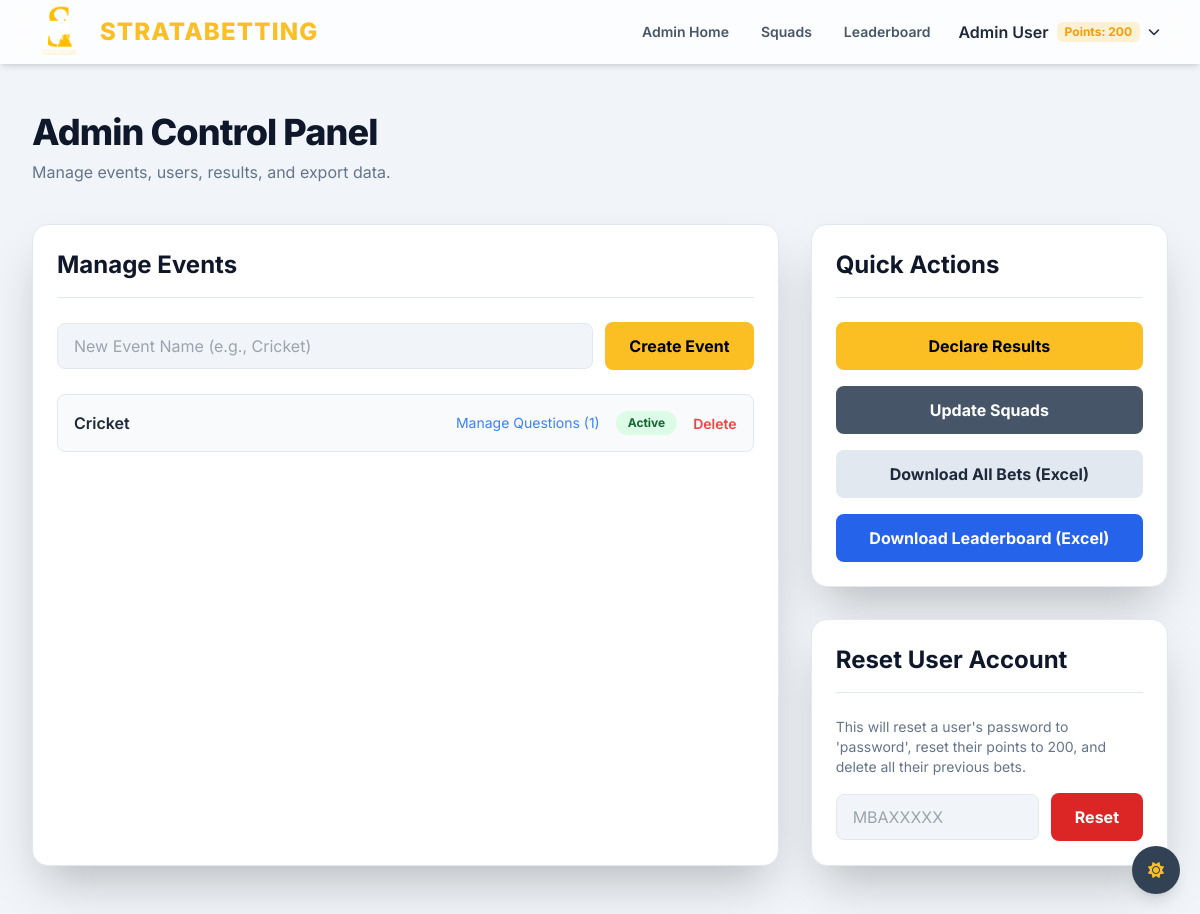
Page /admin (signed in) on the earlier database version.
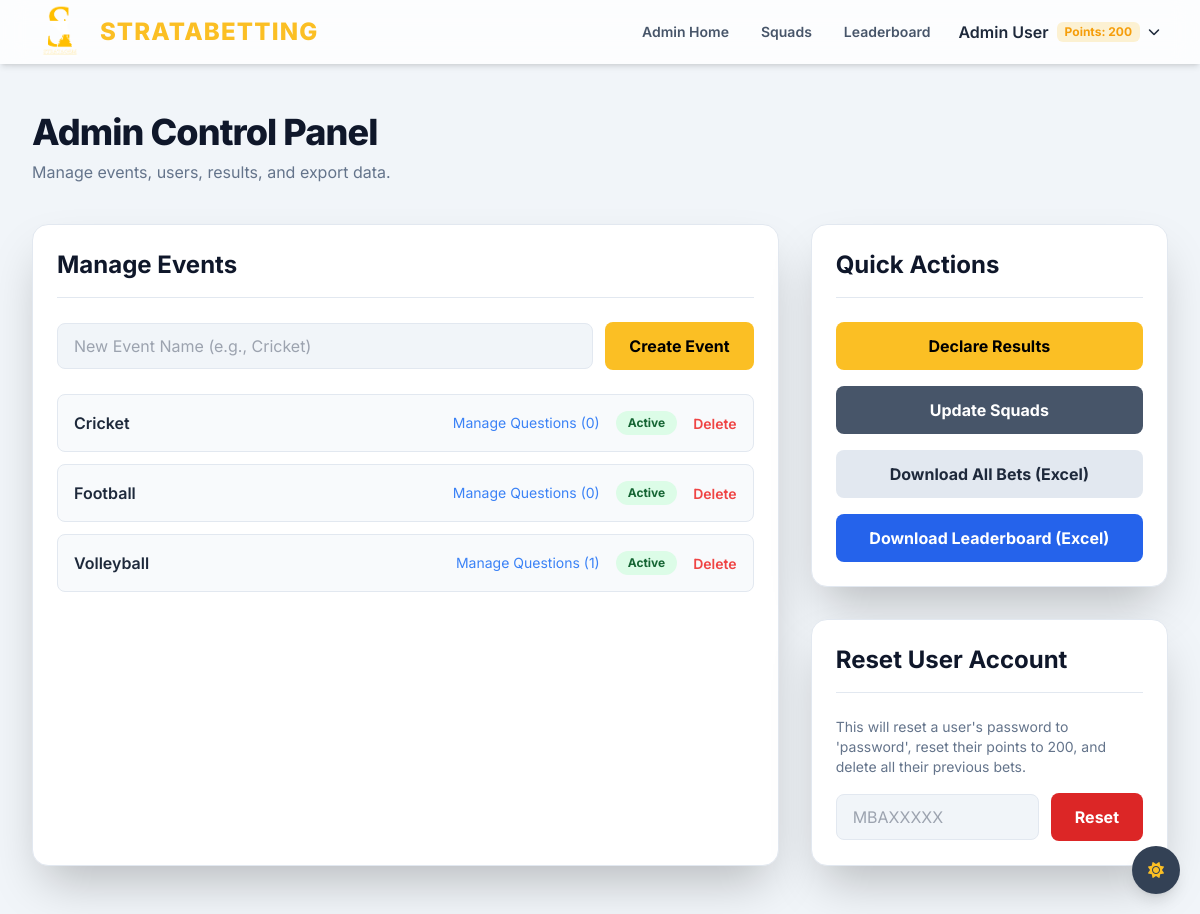
Same page on the later database version.
### app.py (models this page shows, shortened)
class Event(db.Model):
    id = db.Column(db.Integer, primary_key=True)
    name = db.Column(db.String(100), nullable=False, unique=True)
    is_active = db.Column(db.Boolean, nullable=False, default=True)
    questions = db.relationship('Question', backref='event', lazy=True, cascade="all, delete-orphan")

### app.py (the view)
    def decorated_function(*args, **kwargs):
        user = get_current_user()
        if not user or not user.is_admin:
            flash("You do not have permission to access this page.", "danger")
            return redirect(url_for('login'))
        return f(*args, **kwargs)

### app.py (called while the page is built)
def get_current_user():
    if 'roll_number' in session:
        return User.query.get(session['roll_number'])
    return None

def admin_required(f):
    def decorated_function(*args, **kwargs):
        user = get_current_user()
        if not user or not user.is_admin:
            flash("You do not have permission to access this page.", "danger")
            return redirect(url_for('login'))
        return f(*args, **kwargs)
    decorated_function.__name__ = f.__name__
    return decorated_function

@app.route('/admin')
@admin_required
def admin_dashboard():
    user = get_current_user()
    all_events = Event.query.order_by(Event.name).all()
    return render_template('admin/dashboard.html', user=user, events=all_events)

### templates/admin/dashboard.html (shortened to what the changed rows need)
{% extends "base.html" %}
{% block content %}
<div class="mb-10">
    <h1 class="text-4xl font-extrabold text-slate-900 dark:text-white tracking-tight">Admin Control Panel</h1>
</div>
<div class="grid grid-cols-1 lg:grid-cols-3 gap-8">
    <div
        class="lg:col-span-2 bg-white dark:bg-gray-800 shadow-2xl rounded-2xl p-6 border border-slate-200 dark:border-gray-700">
        <h2
            class="text-2xl font-bold text-slate-900 dark:text-white mb-6 border-b border-slate-200 dark:border-gray-700 pb-4">
            Manage Events</h2>
        <div class="space-y-3">
            {% for event in events %}
            <div
                class="flex justify-between items-center p-4 bg-slate-50 dark:bg-gray-700/50 rounded-lg border border-slate-200 dark:border-gray-700">
                <span class="font-semibold text-slate-800 dark:text-slate-200">{{ event.name }}</span>
                <div class="flex items-center space-x-4">
                    <a href="{{ url_for('manage_questions', event_id=event.id) }}"
                        class="text-sm text-blue-500 hover:underline">
                        Manage Questions ({{ event.questions|length }})
                    </a>
                    <a href="{{ url_for('toggle_event_status', event_id=event.id) }}"
                        class="text-xs font-bold px-3 py-1 rounded-full {{ 'bg-green-100 text-green-800 dark:bg-green-500/20 dark:text-green-300' if event.is_active else 'bg-yellow-100 text-yellow-800 dark:bg-yellow-500/20 dark:text-yellow-300' }}">
                        {{ 'Active' if event.is_active else 'Inactive' }}
                    </a>
                    <form method="POST" action="{{ url_for('delete_event', event_id=event.id) }}"
                        onsubmit="return confirm('Are you sure you want to delete this event and all its data? This cannot be undone.');">
                        <button type="submit" class="text-sm text-red-500 hover:underline font-semibold">Delete</button>
                    </form>
                </div>
            </div>
            {% else %}
            <div class="text-center py-8 px-4 border-2 border-dashed border-slate-200 dark:border-gray-700 rounded-lg">
                <p class="text-slate-500 dark:text-slate-400">No events have been created yet.</p>
                <p class="text-sm text-slate-400 dark:text-slate-500">Use the form above to get started.</p>
            </div>
            {% endfor %}
        </div>
    </div>
    <div class="lg:col-span-1 space-y-8">
        <div class="bg-white dark:bg-gray-800 shadow-2xl rounded-2xl p-6 border border-slate-200 dark:border-gray-700">
            <h2
                class="text-2xl font-bold text-slate-900 dark:text-white mb-6 border-b border-slate-200 dark:border-gray-700 pb-4">
                Quick Actions</h2>
        </div>
        <div class="bg-white dark:bg-gray-800 shadow-2xl rounded-2xl p-6 border border-slate-200 dark:border-gray-700">
            <h2
                class="text-2xl font-bold text-slate-900 dark:text-white mb-6 border-b border-slate-200 dark:border-gray-700 pb-4">
                Reset User Account</h2>
        </div>
    </div>
</div>
{% endblock %}

Differences in the rows shown:
computed for Event "Cricket": questions|length "1" → "0"
added Event: name "Football", questions|length "0", is_active "Active"
added Event: name "Volleyball", questions|length "1", is_active "Active"
